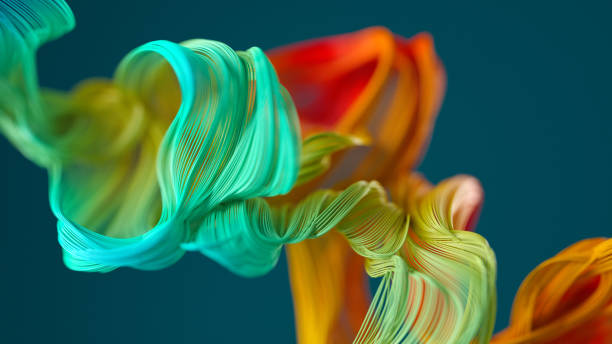
#> input picture abc.jpg, 612 x 344 px
$ python 5.py
#> lines starting #> are read from the running program, lines starting #| are printed output that depends on the picture; after the words box and inside, x2 and y2 are one past the last pixel; in counts of white or black regions, pixels touching at a corner belong together
#5.BINARY IMAGE CONVERSION(HIGH CONTRAST IMAGE)

import cv2
img = cv2.imread('abc.jpg',0) #gray scale image
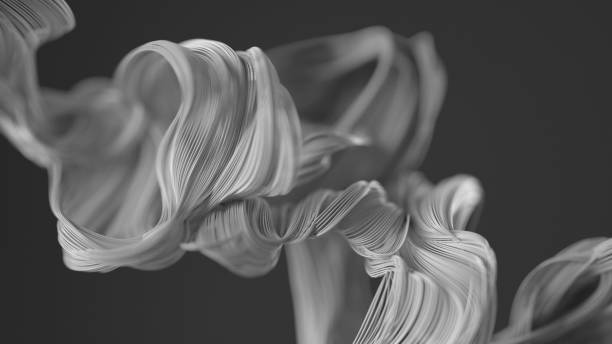
#> img: shape (344, 612); min 25, max 234, mean 88.3
cv2.imshow('GRAY SCALE IMAGE',img)#displaying the grayscale image
cv2.waitKey(2000)

#============cv2.threshold(src,thresh,max value,conversion type)
ret,binary = cv2.threshold(img,127,255,cv2.THRESH_BINARY)#converts image from grayscale to binary
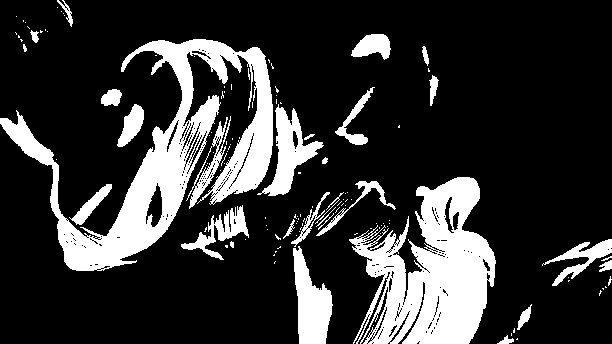
#> binary: shape (344, 612); 20.5% white; 129 white regions (100 under 20 px), largest, box (x1, y1, x2, y2) and area: (0, 39, 273, 271) 17086, (349, 177, 496, 344) 13942, (293, 246, 333, 344) 2306
#ret and binary are 2 varibales to be taken .So here ret is a dummy variable

cv2.imshow('BINARY IMAGE',binary)

cv2.waitKey(0)
cv2.destroyAllWindows()

$ run again, with 123.jfif saved as abc.jpg
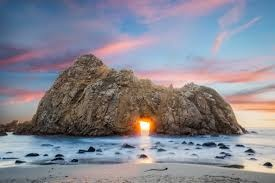
#> input picture 123.jfif, 275 x 183 px
#> `img = cv2.imread('abc.jpg',0)`:
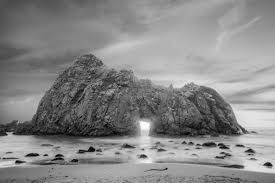
#> img: shape (183, 275); min 0, max 255, mean 136.1
#> `ret,binary = cv2.threshold(img,127,255,cv2.THRESH_BINARY)#converts ima..`:
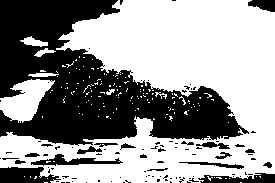
#> binary: shape (183, 275); 58.5% white; 98 black regions (77 under 20 px), largest, box (x1, y1, x2, y2) and area: (0, 0, 249, 146) 17840, (0, 167, 61, 183) 718, (198, 173, 275, 183) 494
